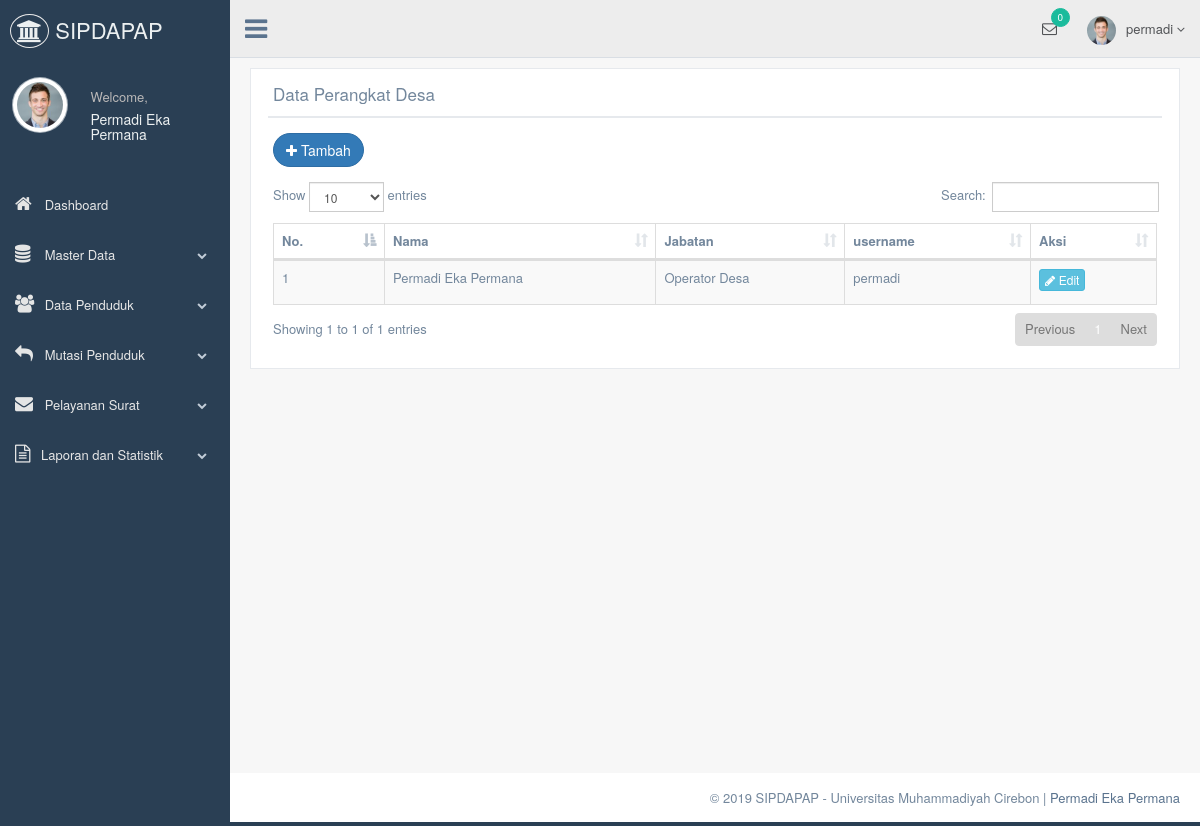
Page /pages/media.php?module=perangkatdesa (signed in) on the committed database.
### tables this page shows
CREATE TABLE perangkat_desa
(
	id_perangkatdesa VARCHAR(11) NOT NULL PRIMARY KEY,
	id_user VARCHAR(11) NOT NULL,
	nama VARCHAR(40) NOT NULL,
	id_jabatan VARCHAR(7) NOT NULL
);

CREATE TABLE jabatan
(
	id_jabatan VARCHAR(7) NOT NULL PRIMARY KEY,
	jabatan VARCHAR(30) NOT NULL
);

CREATE TABLE users
(
	id_user VARCHAR(11) NOT NULL PRIMARY KEY,
	id_penduduk VARCHAR(11) NULL,
	username VARCHAR(20) NOT NULL,
	password VARCHAR(40) NOT NULL,
	id_level VARCHAR(7) NOT NULL,
	blokir CHAR(1) NOT NULL
);

### pages/modul/mod_perangkatdesa/perangkatdesa.php (the view, shortened to what this page needs)
<?php
 if (empty($_SESSION['username']) AND empty($_SESSION['passuser'])){
  echo "<link href='style.css' rel='stylesheet' type='text/css'>
 <center>Untuk mengakses modul, Anda harus login <br>";
  echo "<a href=../../index.php><b>LOGIN</b></a></center>";
}
else{
switch($_GET[act]){
  default:
echo "<div class='clearfix'></div>
            <div class='row'>
              <div class='col-md-12 col-sm-12 col-xs-12'>
                <div class='x_panel'>
                  <div class='x_title'>
                    <h2>Data Perangkat Desa <small>Daftar Data Perangkat Desa</small></h2>
                    <div class='clearfix'></div>
                  </div>
                  <div class='x_content'>
                    <p class='text-muted font-13 m-b-30'>
                    <a href='?module=perangkatdesa&act=tambahperangkatdesa'><button type='button' class='btn btn-round btn-primary'><i class='fa fa-plus'></i> Tambah</button></a>
                    </p>
                    <table id='datatable' class='table table-striped table-bordered'>
                      <thead>
                        <tr>
						<th>No.</th>
              <th>Nama</th>
              <th>Jabatan</th>
              <th>username</th>
						  <th>Aksi</th>
                        </tr>
                      </thead>
                      <tbody>";
            $tampil = mysql_query("SELECT * FROM `perangkat_desa`
                                  INNER JOIN `users` ON `users`.`id_user` = `perangkat_desa`.`id_user`
                                  INNER JOIN `jabatan` ON `perangkat_desa`.`id_jabatan` = `jabatan`.`id_jabatan`
                                  WHERE users.blokir !='Y'
                                  ORDER BY perangkat_desa.id_perangkatdesa DESC");
    $no = 1;
    while($r=mysql_fetch_array($tampil)){
        echo" <tr>
						  <td>$no</td>
              <td>$r[nama]</td>
              <td>$r[jabatan]</td>
              <td>$r[username]</td>
                          <td><a href='?module=perangkatdesa&act=editperangkatdesa&id=$r[id_perangkatdesa]' class='btn btn-info btn-xs'><i class='fa fa-pencil'></i> Edit</a>
										</tr>";
						$no++;
	}
                      echo"</tbody>
                    </table>
                  </div>
                </div>
              </div>
			  </div>";
  break;
}
}
?>

### rows in the picture
perangkat_desa: nama "Permadi Eka Permana", id_jabatan.jabatan "Operator Desa", id_user.username "permadi"

### other values in the picture
$_SESSION[namalengkap] "Permadi Eka Permana"
$_SESSION[namauser] "permadi"
$suratpending "0"
